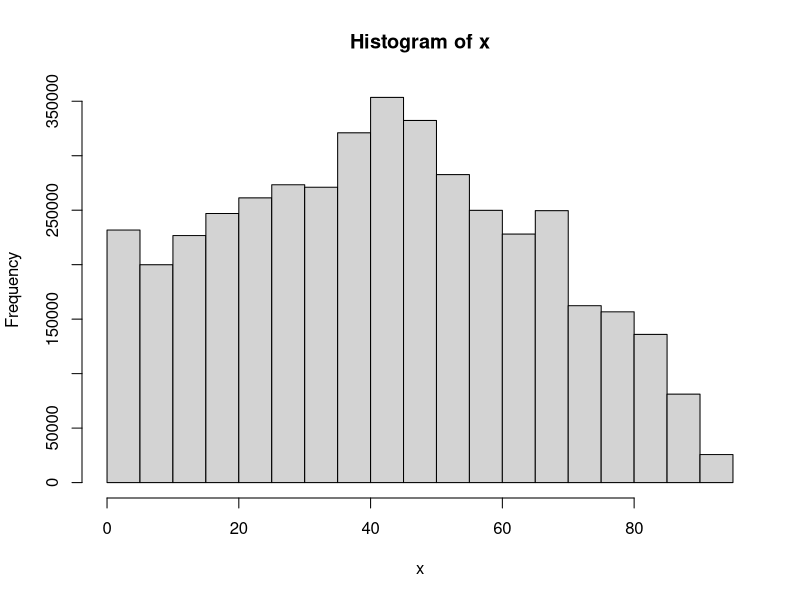
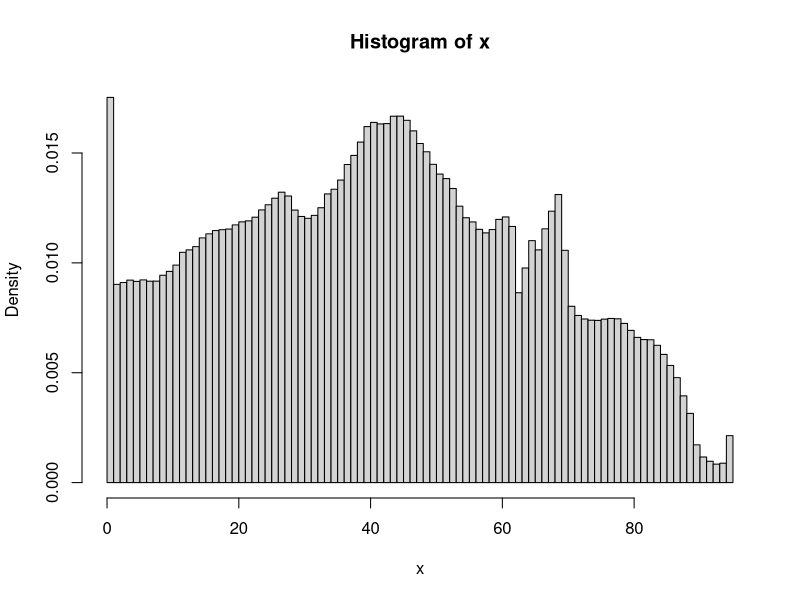
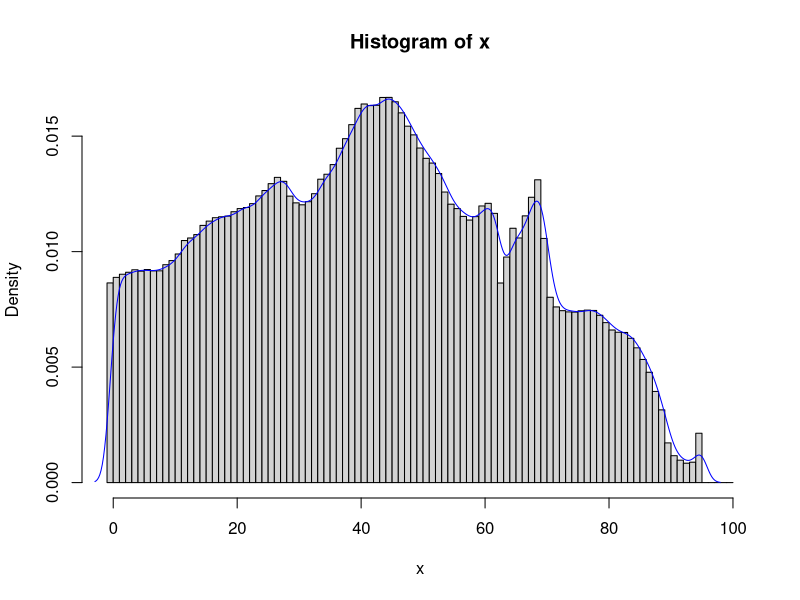
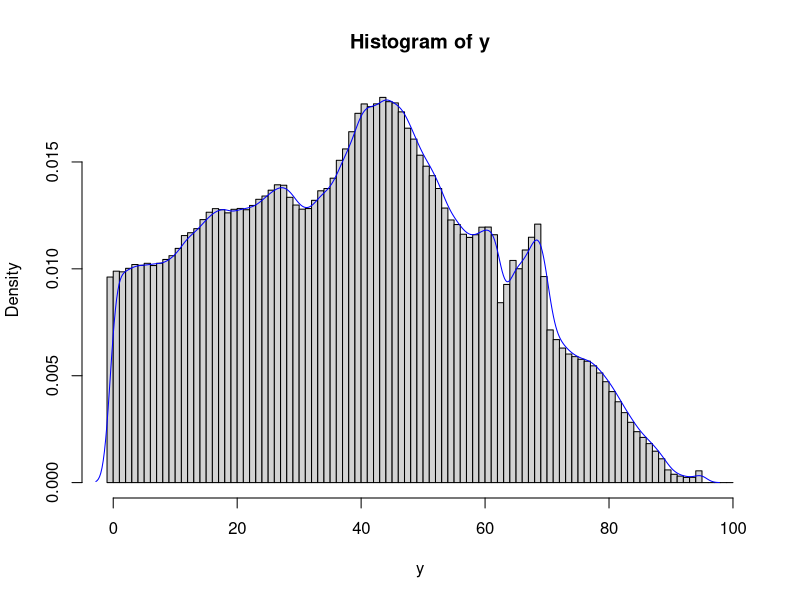

Generate these figures, in order, with R:
## ---- chunk 1
daten = read.table("./Daten.txt",header=TRUE) # read values
str(daten) # prints summary
(v = rle(c(7,7,7,8,8,9))) # rle .. run length encoding -> table of occurences and values
v$values = daten$A
v$lengths = daten$X
x = inverse.rle(v) # inverse of rle
v$lengths = daten$Y
y = inverse.rle(v)
## ---- chunk 2
hist(x) # seperates distribution into bars and counts occurences of x within this bar
## ---- chunk 3
hist(x,breaks=100,freq=FALSE)
## ---- chunk 4
hist(x,breaks=seq(-1,100),freq=FALSE) # same as before, but with probability not count
lines(density(x),col="blue") # plots the density of x values
## ---- chunk 5
hist(y,breaks=seq(-1,100),freq=FALSE)
lines(density(y),col="blue")
## ---- chunk 6
c(mean(x),mean(y),median(x),median(y)) # creates vector of means
